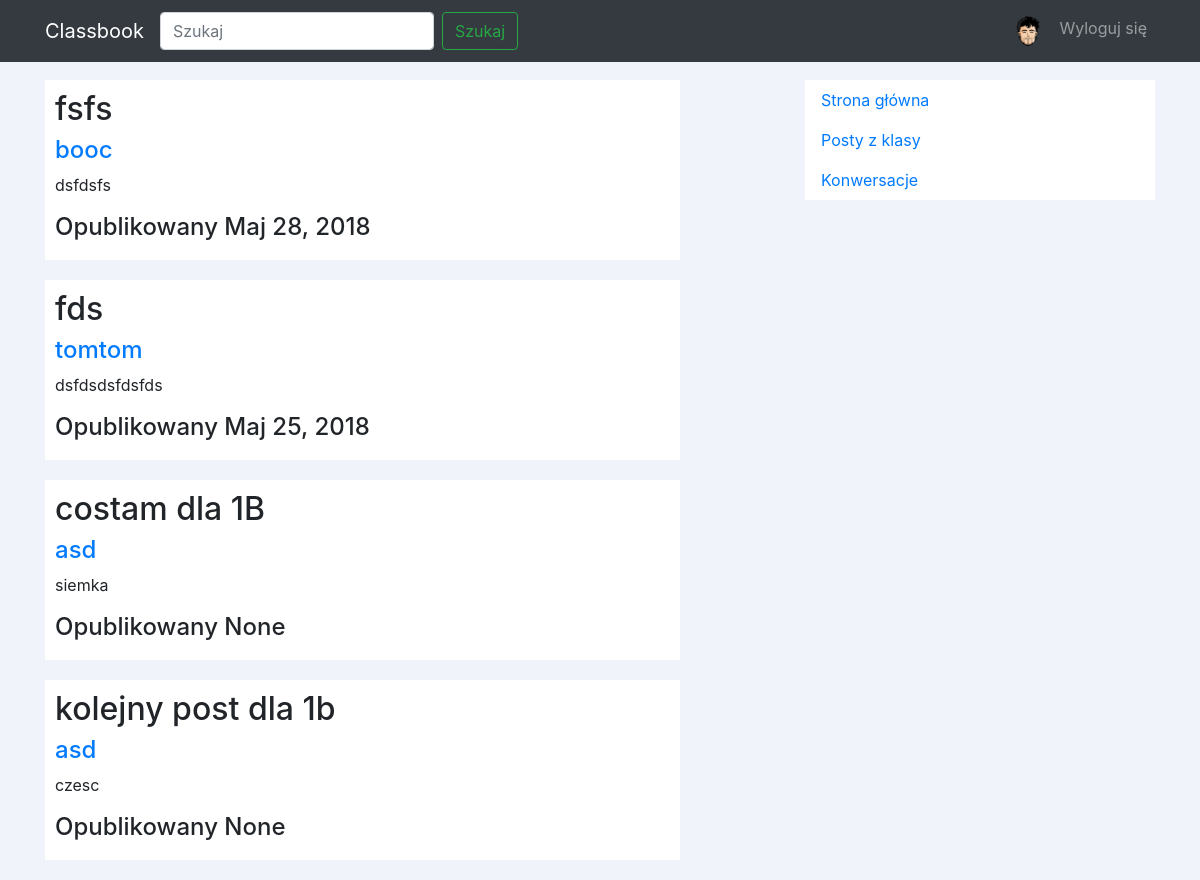
/tag/polski/ (signed in), run on an earlier commit of the app's database.
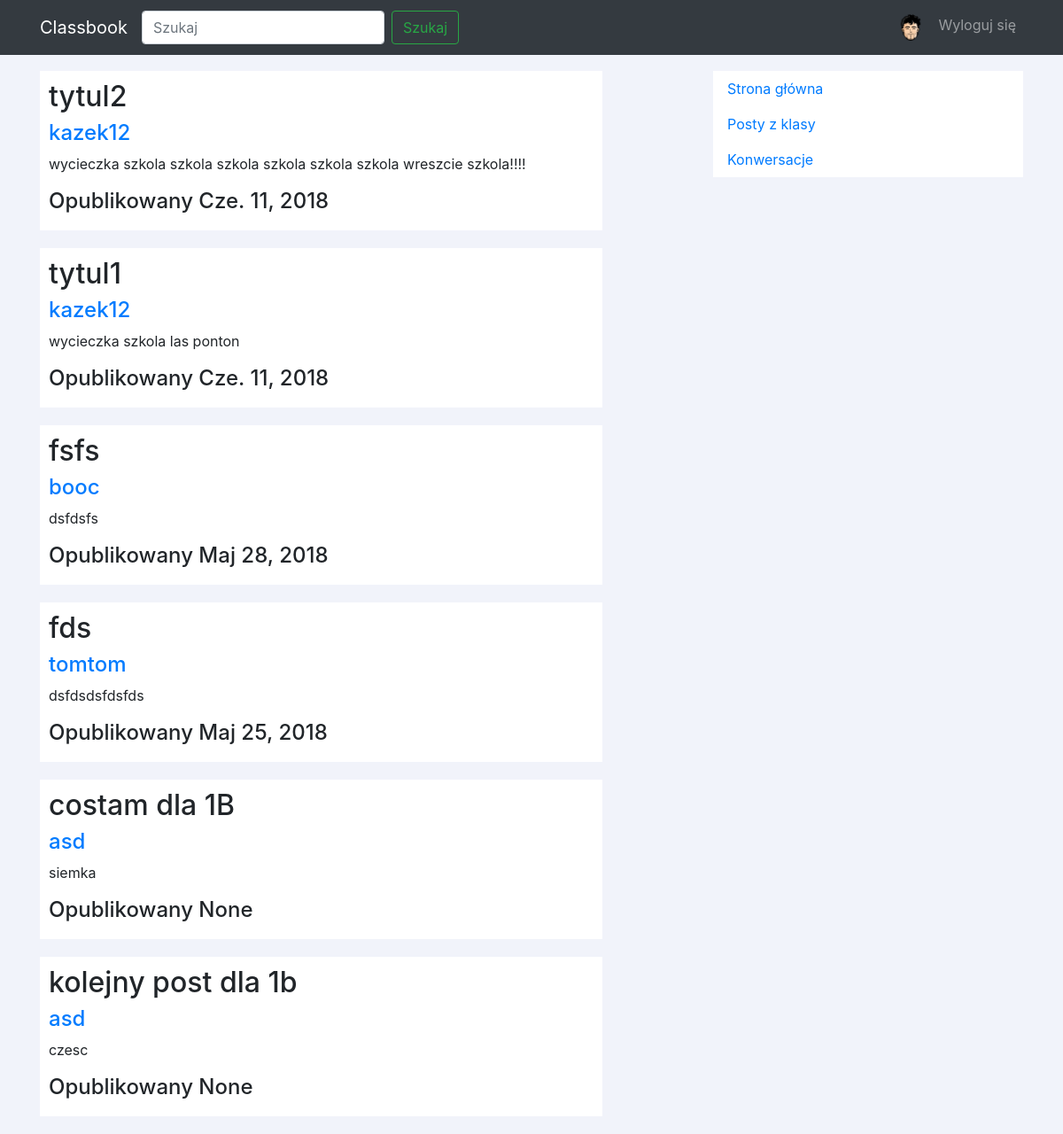
And on a later commit of the database.
### main/models.py (models this page shows, shortened)
class Post(models.Model):
	title = models.CharField(max_length=150)
	content = models.CharField(max_length=10000)
	publish_date = models.DateTimeField(default=datetime.now)
	user = models.ForeignKey(User, on_delete=models.CASCADE)
	tags = models.ManyToManyField(Tag)
	comments = models.ManyToManyField(Comment)
	photo = models.ImageField(upload_to='main/static/main/imgs/', blank=True, null=True)
	school = models.ForeignKey(School, on_delete=models.CASCADE, null=True, blank=True)
	postClass = models.ForeignKey(Class, on_delete=models.CASCADE, null=True, blank=True)
	class Meta:
		ordering = ['-publish_date', 'title']

### main/views.py (the view)
# urls.py: url(r'^tag/(?P<name>\w+)/$', views.tag_view, name="tag_view"),
@login_required(login_url='/')
def tag_view(request, name):
	posts = Post.objects.filter(tags__name=name)
	context = {
		"name": name,
		"posts": posts
	}
	return render(request, 'search/tag_view.html', context)

### main/templatetags/profile.py (called while the page is built)
@register.simple_tag
def get_profile_avatar(user, view_name = 0, username = 0):
	if view_name:
		avatar = Profile.objects.get(user=User.objects.get(username=username)).avatar
	else:
		avatar = Profile.objects.get(user=user).avatar
	if avatar:
		return avatar.url[4:]
	else:
		return '/static/main/avatars/default.png'

### main/templates/search/tag_view.html (shortened to what this page needs)
{% extends 'main/base.html' %}
{% block header %}
	{% load profile %}
	{% load humanize %}
{% endblock %}
{% block content %}
	<div id="posts">
		{% for post in posts %}
			<div class="post">
				<h2> {{ post.title }} </h2>
				<a href="{% url 'user_view' post.user.username %}"><h4> {{ post.user.username }} </h4></a>
				<p> {{ post.content|truncatewords:20 }} </p>
				<h4> Opublikowany {{ post.publish_date|naturalday }} </h4>
			</div>
		{% endfor %}
	</div>
{% endblock %}

What changed in the data, as far as the page shows it:
added Post: title "tytul2", user.username "kazek12", content "wycieczka szkola szkola szkola szkola szkola szkola wreszcie szkola!!!!", publish_date "Cze. 11, 2018"
added Post: title "tytul1", user.username "kazek12", content "wycieczka szkola las ponton", publish_date "Cze. 11, 2018"
